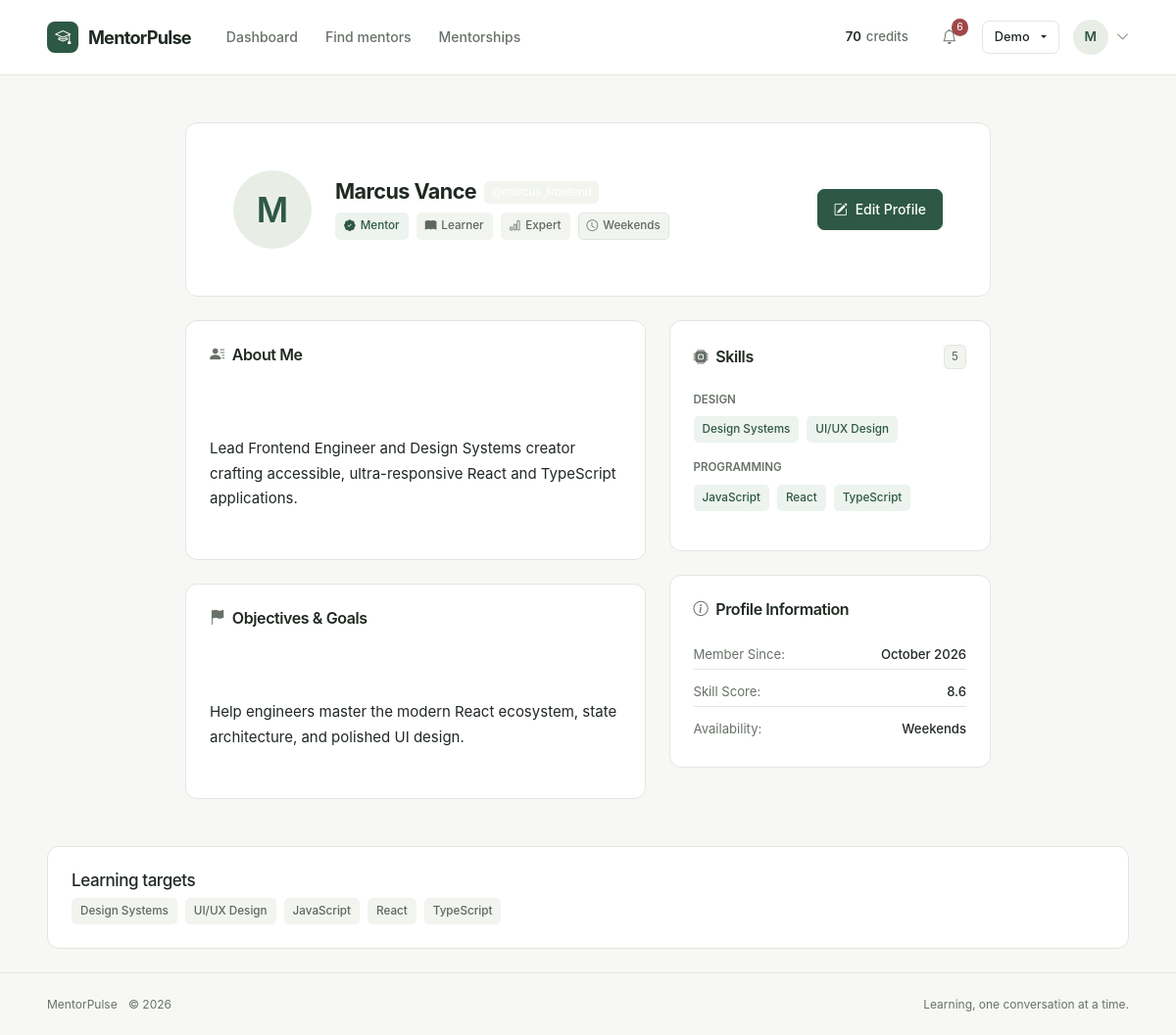
Page /profile/ (signed in) on the committed database.
### gamification/models.py (models this page shows, shortened)
class Credit(models.Model):
    user = models.OneToOneField(User, on_delete=models.CASCADE, related_name='credit')
    balance = models.IntegerField(default=50)
    updated_at = models.DateTimeField(auto_now=True)
    class Meta:
        constraints = [models.CheckConstraint(condition=models.Q(balance__gte=0), name='credit_balance_nonnegative')]

### accounts/models.py (models this page shows, shortened)
class Profile(models.Model):
    EXPERIENCE_CHOICES = [
        ('Beginner', 'Beginner'),
        ('Intermediate', 'Intermediate'),
        ('Advanced', 'Advanced'),
        ('Expert', 'Expert'),
    ]
    AVAILABILITY_CHOICES = [
        ('Weekdays', 'Weekdays'),
        ('Weekends', 'Weekends'),
        ('Flexible', 'Flexible / Evenings'),
    ]
    user = models.OneToOneField(User, on_delete=models.CASCADE, related_name='profile')
    skills = models.ManyToManyField(Skill, blank=True, related_name='profiles')
    learning_skills = models.ManyToManyField(Skill, blank=True, related_name='learning_profiles')
    timezone = models.CharField(max_length=64, default='UTC')
    portfolio_url = models.URLField(blank=True)
    mentor_capacity = models.PositiveSmallIntegerField(default=5, validators=[MinValueValidator(1), MaxValueValidator(50)])
    mentor_verified = models.BooleanField(default=False)
    verification_requested = models.BooleanField(default=False)
    verification_evidence = models.TextField(blank=True)
    email_verified = models.BooleanField(default=False)
    goals = models.TextField(blank=True, help_text="Learning or mentoring objectives")
    experience_level = models.CharField(max_length=20, choices=EXPERIENCE_CHOICES, default='Beginner')
    availability = models.CharField(max_length=50, choices=AVAILABILITY_CHOICES, default='Flexible')
    skill_score = models.FloatField(default=0.0)
    bio = models.TextField(blank=True)
    @property
    def is_mentor(self):
        return self.user.role_assignments.filter(role='Mentor', end_time__isnull=True).exists()
    @property
    def is_learner(self):
        return self.user.role_assignments.filter(role='Learner', end_time__isnull=True).exists()

class Skill(models.Model):
    CATEGORY_CHOICES = [
        ('Programming', 'Programming'),
        ('Design', 'Design'),
        ('Data', 'Data Science & AI'),
        ('Business', 'Business & Product'),
        ('Other', 'Other'),
    ]
    name = models.CharField(max_length=100, unique=True)
    category = models.CharField(max_length=100, choices=CATEGORY_CHOICES, default='Programming')
    class Meta:
        ordering = ['category', 'name']

### accounts/views.py (the view)
# urls.py: path('profile/', views.profile_view, name='profile'),
@login_required
def profile_view(request, username=None):
    if username:
        target_user = get_object_or_404(User, username=username)
    else:
        target_user = request.user
    profile = target_user.profile
    skills = profile.skills.all()
    skills_by_category = {}
    for skill in skills:
        skills_by_category.setdefault(skill.category, []).append(skill)
    context = {
        'target_user': target_user,
        'profile': profile,
        'skills': skills,
        'skills_by_category': skills_by_category,
        'is_mentor': profile.is_mentor,
        'is_learner': profile.is_learner,
        'is_own_profile': target_user == request.user,
    }
    context['learning_skills'] = profile.learning_skills.all()
    return render(request, 'accounts/profile_detail.html', context)

### accounts/context_processors.py (called while the page is built)
def demo_accounts(request):
    if not settings.DEBUG:
        return {'is_debug': False, 'demo_users_by_role': {}}
    active_users = User.objects.filter(is_active=True).select_related('profile').prefetch_related('role_assignments').order_by('id')
    admins = []
    mentors = []
    learners = []
    others = []
    for u in active_users:
        if u.is_superuser or u.is_staff:
            admins.append(u)
        elif hasattr(u, 'profile') and u.profile.is_mentor:
            mentors.append(u)
        elif hasattr(u, 'profile') and u.profile.is_learner:
            learners.append(u)
        else:
            others.append(u)
    return {
        'is_debug': settings.DEBUG,
        'demo_users_by_role': {
            'admins': admins,
            'mentors': mentors,
            'learners': learners,
            'others': others,
        },
    }

### notifications/context_processors.py (called while the page is built)
def unread_notifications(request):
    if request.user.is_authenticated:
        user_notifications = request.user.notifications.all()
        return {
            'unread_notification_count': user_notifications.filter(is_read=False).count(),
            'navbar_notifications': user_notifications[:5],
        }
    return {
        'unread_notification_count': 0,
        'navbar_notifications': [],
    }

### templates/accounts/profile_detail.html (shortened to what this page needs)
{% extends 'base.html' %}
{% block content %}
<div class="container py-5">
    <div class="row justify-content-center">
        <div class="col-12 col-lg-9">
            <div class="mp-card mp-card-glass mb-4 p-4 p-md-5">
                <div class="d-flex flex-column flex-md-row align-items-md-center justify-content-between gap-4">
                    <div class="d-flex align-items-center gap-4">
                        <div class="mp-user-avatar shadow-lg" style="width: 80px; height: 80px; font-size: 2.2rem">
                            {{ target_user.username|slice:":1"|upper }}
                        </div>
                        <div>
                            <div class="d-flex flex-wrap align-items-center gap-2 mb-1">
                                <h1 class="h2 fw-bold text-light mb-0">
                                    {{ target_user.get_full_name|default:target_user.username }}
                                </h1>
                                <span class="badge bg-secondary font-monospace">@{{ target_user.username }}</span>
                            </div>
                            <div class="d-flex flex-wrap align-items-center gap-2 mt-2">
                                {% if is_mentor %}
                                    <span class="mp-badge role-badge-mentor">
                                        <i class="bi bi-patch-check-fill"></i> Mentor
                                    </span>
                                {% endif %}
                                {% if is_learner %}
                                    <span class="mp-badge role-badge-learner">
                                        <i class="bi bi-book-fill"></i> Learner
                                    </span>
                                {% endif %}
                                <span class="mp-badge exp-badge-{{ profile.experience_level }}">
                                    <i class="bi bi-bar-chart"></i> {{ profile.experience_level }}
                                </span>
                                <span class="mp-badge" style="border: 1px solid var(--border-subtle)">
                                    <i class="bi bi-clock"></i> {{ profile.availability }}
                                </span>
                            </div>
                        </div>
                    </div>
                    {% if is_own_profile %}
                        <div>
                            <a href="{% url 'profile_edit' %}" class="mp-btn mp-btn-primary">
                                <i class="bi bi-pencil-square"></i> Edit Profile
                            </a>
                        </div>
                    {% endif %}
                </div>
            </div>
            <div class="row g-4">
                <div class="col-12 col-md-7">
                    <div class="mp-card mb-4">
                        <div class="mp-card-header">
                            <h2 class="mp-card-title">
                                <i class="bi bi-person-lines-fill text-primary"></i> About Me
                            </h2>
                        </div>
                        <p class="text-light" style="line-height: 1.7; white-space: pre-line">
                            {% if profile.bio %}
                                {{ profile.bio }}
                            {% else %}
                                <span class="text-muted fst-italic">No bio provided yet.</span>
                            {% endif %}
                        </p>
                    </div>
                    <div class="mp-card">
                        <div class="mp-card-header">
                            <h2 class="mp-card-title">
                                <i class="bi bi-flag-fill text-danger"></i> Objectives & Goals
                            </h2>
                        </div>
                        <p class="text-light" style="line-height: 1.7; white-space: pre-line">
                            {% if profile.goals %}
                                {{ profile.goals }}
                            {% else %}
                                <span class="text-muted fst-italic">No goals listed yet.</span>
                            {% endif %}
                        </p>
                    </div>
                </div>
                <div class="col-12 col-md-5">
                    <div class="mp-card mb-4">
                        <div class="mp-card-header">
                            <h2 class="mp-card-title">
                                <i class="bi bi-cpu-fill text-cyan"></i> Skills
                            </h2>
                            <span class="badge bg-dark border border-secondary text-secondary">{{ skills.count }}</span>
                        </div>
                        {% if skills %}
                            {% for category, cat_skills in skills_by_category.items %}
                                <div class="mb-3">
                                    <div class="text-muted small fw-semibold mb-2 font-monospace" style="font-size: 0.72rem">
                                        {{ category|upper }}
                                    </div>
                                    <div class="d-flex flex-wrap gap-2">
                                        {% for s in cat_skills %}
                                            <span class="mp-skill-tag selected">
                                                {{ s.name }}
                                            </span>
                                        {% endfor %}
                                    </div>
                                </div>
                            {% endfor %}
                        {% else %}
                            <p class="text-muted small mb-0">No skills attached to this profile.</p>
                        {% endif %}
                    </div>
                    <div class="mp-card">
                        <div class="mp-card-header">
                            <h2 class="mp-card-title">
                                <i class="bi bi-info-circle text-muted"></i> Profile Information
                            </h2>
                        </div>
                        <ul class="list-unstyled mb-0 vstack gap-2 small text-muted">
                            <li class="d-flex justify-content-between py-1 border-bottom border-secondary border-opacity-25">
                                <span>Member Since:</span>
                                <span class="text-light fw-medium">{{ target_user.date_joined|date:"F Y" }}</span>
                            </li>
                            <li class="d-flex justify-content-between py-1 border-bottom border-secondary border-opacity-25">
                                <span>Skill Score:</span>
                                <span class="text-light fw-medium">{{ profile.skill_score|floatformat:1 }}</span>
                            </li>
                            <li class="d-flex justify-content-between py-1">
                                <span>Availability:</span>
                                <span class="text-light fw-medium">{{ profile.availability }}</span>
                            </li>
                        </ul>
                    </div>
                </div>
            </div>
        </div>
    </div>
</div>
<div class="container pb-4"><div class="mp-card"><h2 class="h5">Learning targets</h2><div class="d-flex flex-wrap gap-2">{% for skill in learning_skills %}<span class="mp-skill-tag">{{ skill.name }}</span>{% empty %}<span class="text-muted">No learning targets listed.</span>{% endfor %}</div></div></div>
{% endblock %}

### templates/base.html (shortened to what this page needs)
{% load static %}
<!DOCTYPE html>
<html lang="en">
<head>
    <link href="https://cdn.jsdelivr.net/npm/bootstrap@5.3.3/dist/css/bootstrap.min.css" rel="stylesheet">
    <link rel="stylesheet" href="https://cdn.jsdelivr.net/npm/bootstrap-icons@1.11.3/font/bootstrap-icons.min.css">
    <link rel="stylesheet" href="{% static 'css/main.css' %}">
</head>
<body>
    <nav class="mp-navbar navbar navbar-expand-lg" aria-label="Main navigation">
        <div class="container">
            <a class="mp-brand" href="{% if user.is_authenticated %}{% url 'dashboard' %}{% else %}{% url 'login' %}{% endif %}">
                <span class="mp-brand-logo" aria-hidden="true"><i class="bi bi-mortarboard"></i></span>
                <span class="mp-brand-text">MentorPulse</span>
            </a>
            <div class="collapse navbar-collapse" id="navbarMain">
                <ul class="navbar-nav ms-lg-4 me-auto">
                    {% if user.is_authenticated %}<li class="nav-item"><a class="nav-link "  href="{% url 'dashboard' %}">Dashboard</a></li>{% endif %}
                    <li class="nav-item"><a class="nav-link " href="{% url 'mentor_list' %}">Find mentors</a></li>
                    {% if user.is_authenticated %}<li class="nav-item"><a class="nav-link " href="{% url 'mentorship_list' %}">Mentorships</a></li>{% endif %}
                </ul>
                <div class="mp-nav-actions">
                    {% if user.is_authenticated %}
                        <a class="mp-credit-pill" href="{% url 'wallet' %}" aria-label="Wallet, {{ user.credit.balance|default:0 }} credits"><strong>{{ user.credit.balance|default:0 }}</strong> credits</a>
                        {% include 'components/notification_menu.html' %}
                    {% endif %}
                    {% if is_debug and demo_users_by_role %}{% include 'components/demo_menu.html' %}{% endif %}
                    {% if user.is_authenticated %}
                        <div class="dropdown">
                            <button class="mp-user-menu-button" type="button" data-bs-toggle="dropdown" aria-expanded="false" aria-label="Account menu"><span class="mp-user-avatar">{{ user.first_name|default:user.username|slice:':1'|upper }}</span><i class="bi bi-chevron-down small text-muted" aria-hidden="true"></i></button>
                        </div>
                    {% else %}
                        <a href="{% url 'leaderboard' %}" class="mp-btn-link">Community</a>
                        <a href="{% url 'login' %}" class="mp-btn mp-btn-secondary mp-btn-sm">Sign in</a>
                        <a href="{% url 'register' %}" class="mp-btn mp-btn-primary mp-btn-sm">Get started</a>
                    {% endif %}
                </div>
            </div>
        </div>
    </nav>
    <main class="flex-grow-1" id="main-content">{% block content %}{% endblock %}</main>
    <footer class="mp-footer"><div class="container"><span>MentorPulse <span class="ms-2">&copy; 2026</span></span><span>Learning, one conversation at a time.</span></div></footer>
    <div class="toast-container position-fixed bottom-0 end-0 p-3">
    </div>
</body>
</html>

### rows in the picture
Profile: experience_level "Expert", availability "Weekends", bio "Lead Frontend Engineer and Design Systems creator crafting accessible, ultra-responsive React and TypeScript applications.", goals "Help engineers master the modern React ecosystem, state architecture, and polished UI design.", skill_score "8.6"
Skill: category "DESIGN", name "Design Systems"
Skill: name "UI/UX Design"
Skill: category "PROGRAMMING", name "JavaScript"
Skill: name "React"
Skill: name "TypeScript"

### other values in the picture
{{ user.credit.balance|default:0 }} "70"
{{ unread_notification_count }} "6"
{{ user.first_name|default:user.username|slice:':1'|upper }} "M"
{{ target_user.username|slice:":1"|upper }} "M"
{{ target_user.get_full_name|default:target_user.username }} "Marcus Vance"
{{ skills.count }} "5"
{{ target_user.date_joined|date:"F Y" }} "October 2026"
